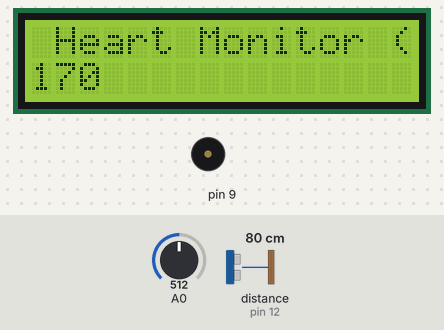
This sketch was run on a simulated Arduino Uno, built with avr-gcc and run on an emulated ATmega328P. On the bench: 16×2 character LCD, buzzer (waves = sounding). Wiring (inferred from the names in the program): ultrasonic range finder: trigger pin 13; echo pin 12. The inputs (shaded band) are chosen by the test bench; at power-on: A0 = 512, distance to the obstacle (sensor on pin 12) 80 cm. The echo pulse lasts 58.3 µs per cm.

Above: at 1.2 s.
1.3 s: A0 set to 716
At 1.63 s:
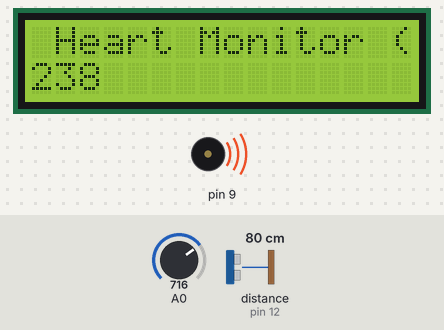
3.3 s: distance to the obstacle (sensor on pin 12) set to 96 cm
4.8 s: distance to the obstacle (sensor on pin 12) set to 105 cm
At 5.3 s:
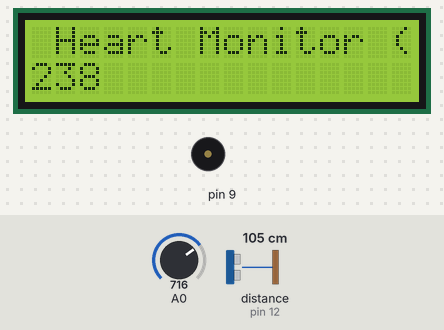
6.3 s: A0 set to 900
At 7.5 s:
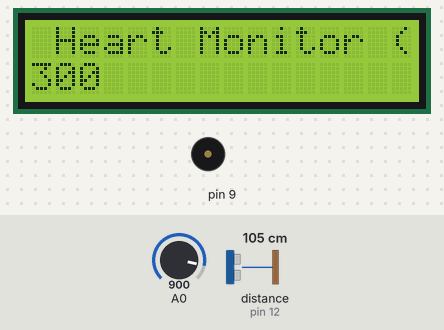
7.8 s: A0 set to 1023
At 9.0 s:
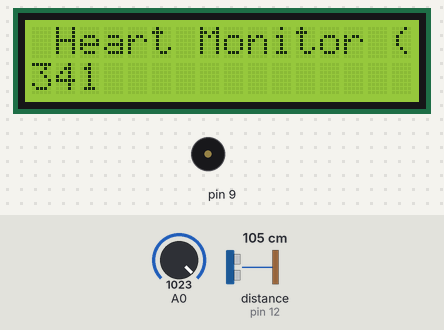
Timing chart, 0 to 10.4 s (numbered marks = the images above; inputs shaded):
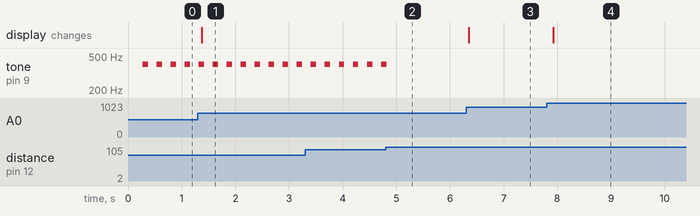

Measured:
- the behaviour switches between 101 and 102 cm on distance to the obstacle (sensor on pin 12) (found by bisection; images 1 and 2)
- after the input at 1.3 s, the display: changes after 0.08 s (image 1)
- after the input at 4.8 s, tone on pin 9: goes on until 4.8 s, then stays silent
- after the input at 6.3 s, the display: changes after 0.05 s (image 3)
- after the input at 7.8 s, the display: changes after 0.12 s (image 4)
- by itself, tone on pin 9: alternates 400 Hz for 0.10 s and silent for 0.16 s

The sketch:

ultrasensor_concept.ino
```cpp
#include <Wire.h>
#include <LiquidCrystal.h>


#define trigPin 13
#define echoPin 12
LiquidCrystal lcd(2, 3, 4, 5, 6, 7);
   double alpha=0.75;
   int period=20;
   double refresh=0.0;

void setup(void)
{
   pinMode(trigPin,OUTPUT);
   pinMode(echoPin,INPUT);
   pinMode(A0,INPUT);
   lcd.begin(16,2);

   lcd.clear();
   lcd.setCursor(0,0);
}

void loop(void)
{
   static double oldValue=0;
   static double oldrefresh=0;
   long duration, distance;

   int beat=analogRead(A0);

   double value=alpha*oldValue+(0-alpha)*beat;
   refresh=value-oldValue;


   lcd.setCursor(0,0);
   lcd.print(" Heart Monitor (BPM) is : ");
   lcd.setCursor(0,1);
   lcd.print("          ");
   lcd.setCursor(0,1);
   lcd.print(beat/3 );
   oldValue=value;
   oldrefresh=refresh;
   delay(period*10);

   digitalWrite(trigPin, LOW);
delayMicroseconds(2);
digitalWrite(trigPin, HIGH);
delayMicroseconds(10);
digitalWrite(trigPin, LOW);
duration = pulseIn(echoPin, HIGH);
distance = (duration/2) / 29.1;
if (distance <= 100){
tone(9,400,100);
}
else {
noTone(9);
}
delay(50);


}
```
